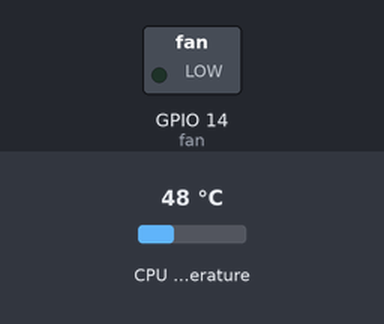
The program below on a simulated Raspberry Pi (BCM pin numbers). Parts: switched loads named in the program (green lamp = pin HIGH). The test bench sets the inputs (shaded band); at power-on: CPU temperature 48 °C.

Above: at 1.2 s.
1.3 s: CPU temperature set to 64 °C
11.3 s: CPU temperature set to 67 °C
At 21.2 s:
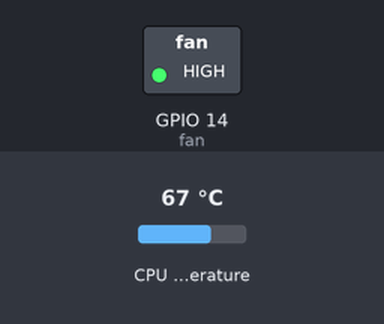
21.5 s: CPU temperature set to 56 °C
31.5 s: CPU temperature set to 53 °C
At 41.2 s:
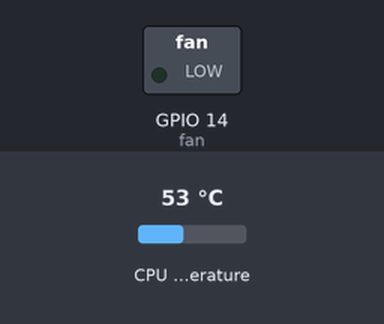
41.5 s: CPU temperature set to 71 °C
At 51.4 s:
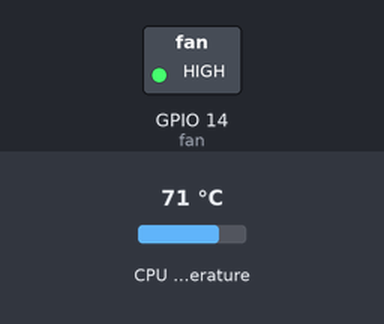
Timing chart, 0 to 52.5 s (numbered marks = the images above; inputs shaded):
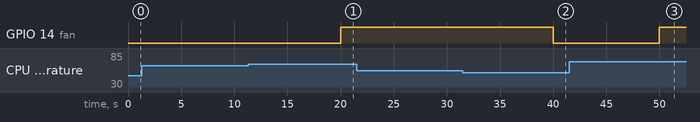

Measured:
- the behaviour switches between 65 and 66 °C on CPU temperature (found by bisection; images 0 and 1)
- the behaviour switches between 55 and 54 °C on CPU temperature (found by bisection; images 1 and 2)
- after the input at 1.3 s, every drawn part: stays the same
- after the input at 11.3 s, GPIO 14 (fan): LOW → HIGH after 8.7 s
- after the input at 21.5 s, every drawn part: stays the same
- after the input at 31.5 s, GPIO 14 (fan): HIGH → LOW after 8.5 s
- after the input at 41.5 s, GPIO 14 (fan): LOW → HIGH after 8.5 s

The program:

fancontrol.py
```python
#!/usr/bin/env python3

import time

from gpiozero import OutputDevice

ON_THRESHOLD = 65
OFF_THRESHOLD = 55
SLEEP_INTERVAL = 10
GPIO_PIN = 14


def get_temp():
    with open('/sys/class/thermal/thermal_zone0/temp') as f:
        temp_str = f.read()
    try:
        return int(temp_str) / 1000
    except (IndexError, ValueError,) as e:
        raise RuntimeError('Could not parse temperature output.') from e

if __name__ == '__main__':
    # Validate the on and off thresholds
    if OFF_THRESHOLD >= ON_THRESHOLD:
        raise RuntimeError('OFF_THRESHOLD must be less than ON_THRESHOLD')

    fan = OutputDevice(GPIO_PIN)

    while True:
        temp = get_temp()

        if temp > ON_THRESHOLD and not fan.value:
            fan.on()

        elif fan.value and temp < OFF_THRESHOLD:
            fan.off()
        time.sleep(SLEEP_INTERVAL)
```
